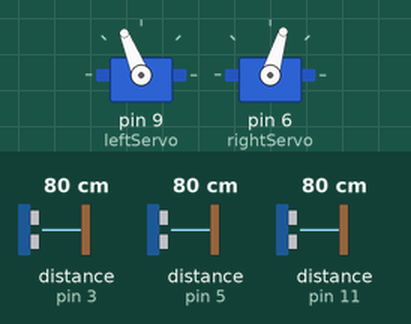
Simulated run of this sketch. Board: Arduino Uno, built with avr-gcc and run on an emulated ATmega328P. On the bench: 2 × servo. Wiring (inferred from the names in the program): 3 × ultrasonic range finder: trigger pin 2, echo pin 3 / trigger pin 4, echo pin 5 / trigger pin 10, echo pin 11. The test bench sets the inputs (shaded band); at power-on: distance to the obstacle (sensors on pin 3, pin 5, pin 11) 80 cm. The echo pulse lasts 58.3 µs per cm.

Above: at 1.4 s.
1.5 s: distance to the obstacle (sensor on pin 3) set to 16 cm
3.0 s: distance to the obstacle (sensor on pin 3) set to 12 cm
At 3.8 s:
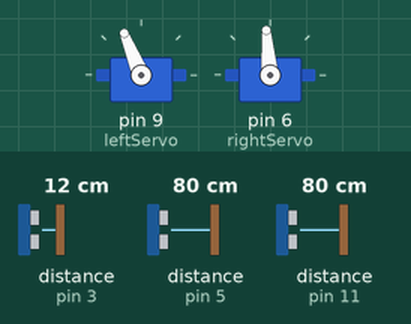
4.5 s: distance to the obstacle (sensor on pin 5) set to 75 cm
At 4.8 s:
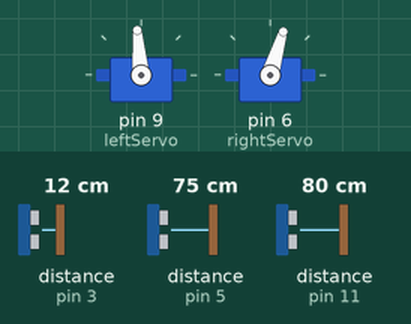
6.0 s: distance to the obstacle (sensor on pin 5) set to 120 cm
At 6.3 s:
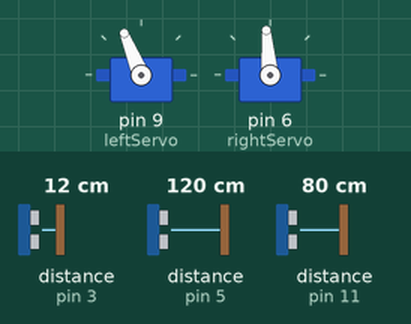
7.5 s: distance to the obstacle (sensor on pin 5) set to 2 cm
At 8.5 s:
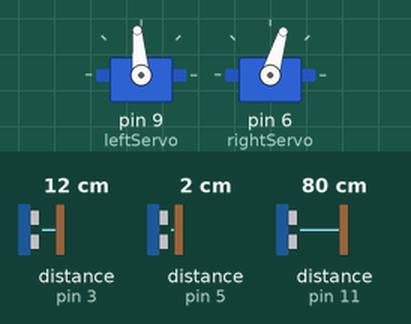
Timing chart, 0 to 10.0 s (numbered marks = the images above; inputs shaded):
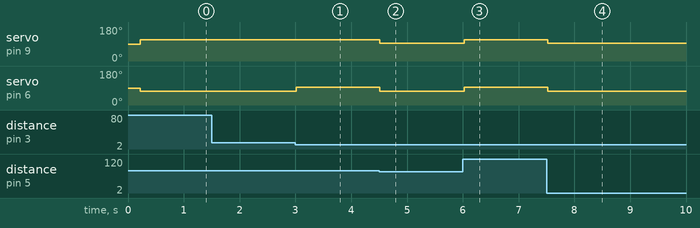

The sketch:

obstacleAvoidance.ino
```cpp
/**
 * Karishma Reddy Khan
 * Script can be loaded on to an Arduino Uno with pins connected as specified to create a bot with IR based obstacle avoidance
 **/

#include <Servo.h>
Servo leftServo; //create a servo object to control the left servo wheel
Servo rightServo; //create a servo object to control the right servo wheel

int leftServoPin=9; //associate the left servo wheel with pin 9
int rightServoPin=6; //associate the right servo wheel with pin 6

int rangeTriggerPinCenter=2; //associate the Trigger of the center distance sensor with pin 2
int rangeEchoPinCenter=3; //associate the Echo of the center distance sensor with pin 2
int rangeTriggerPinRight=4; //associate the Trigger of the right distance sensor with pin 2
int rangeEchoPinRight=5; //associate the Echo of the right distance sensor with pin 2
int rangeTriggerPinLeft=10; //associate the Trigger of the left distance sensor with pin 2
int rangeEchoPinLeft=11; //associate the Echo of the left distance sensor with pin 2

long currentDistanceCenter; //create a variable for the distance sensed by the Center sensor
long currentDistanceRight; //create a variable for the distance sensed by the Right sensor
long currentDistanceLeft; //create a variable for the distance sensed by the Left sensor

void setup(){
  initServos(); //calls the method that initiates the Servos

  //declares the Trigger Pins as outputs
  pinMode(rangeTriggerPinCenter, OUTPUT);
  pinMode(rangeTriggerPinRight, OUTPUT);
  pinMode(rangeTriggerPinLeft, OUTPUT);

  //declares the Echo Pins as inputs
  pinMode(rangeEchoPinCenter, INPUT);
  pinMode(rangeEchoPinRight, INPUT);
  pinMode(rangeEchoPinLeft, INPUT);

  delay(200); //delay by 0.2 seconds
}

void loop(){
  moveBot();
}

//method that determines the current distance to the nearest object
long determineCurrentDistance(int rangeTriggerPin, int rangeEchoPin){
  digitalWrite(rangeTriggerPin, LOW); //first write the Trigger as low to create a clean signal
  delayMicroseconds(2);
  digitalWrite(rangeTriggerPin, HIGH); //release a PING from the Trigger pin
  delayMicroseconds(5);
  digitalWrite(rangeTriggerPin, LOW); //rewrite the Trigger to low after 5 microseconds to end the PING

  long duration=pulseIn(rangeEchoPin, HIGH); //use the Echo pin to read the Echo off of the PING

  return timeToCentimeters(duration);
}

//method that converts the time based Echo read to a distance
long timeToCentimeters(long time){
  //The speed of sound is 29 microseconds/centimeter
  //The Echo reads the time it takes for the ping to reach an object and come back so we consider half the time.
  return time / 29 / 2;
}

//method that initiates the Servos
void initServos(){
  leftServo.attach(9); //initiates association between left Servo motor and pin 9
  rightServo.attach(6); //initiates association between right Servo motor and pin 6
}

//method that moves the bot forward
void moveForward(){
  leftServo.writeMicroseconds(1700); //moves left wheel counter clockwise
  rightServo.writeMicroseconds(1300); //moves left wheel clockwise
}

//method that turns the bot left
void moveLeft(){
  leftServo.writeMicroseconds(1520); //stops left wheel
  rightServo.writeMicroseconds(1300); //moves right wheel clockwise
}

//method that turns the bot right
void moveRight(){
  leftServo.writeMicroseconds(1700); //moves left wheel counter clockwise
  rightServo.writeMicroseconds(1520); //stops right wheel
}

//method that moves the bot
void moveBot(){
  currentDistanceCenter=determineCurrentDistance(rangeTriggerPinCenter,rangeEchoPinCenter); //determine the distance to the nearest object in the center
  currentDistanceRight=determineCurrentDistance(rangeTriggerPinRight,rangeEchoPinRight); //determine the distance to the nearest object to the right
  currentDistanceLeft=determineCurrentDistance(rangeTriggerPinLeft,rangeEchoPinLeft); //determine the distance to the nearest object to the left

  if (currentDistanceCenter<15) { //if the distance to the nearest center object is less than 15cm (which is the bot's diameter)
    if(currentDistanceRight<currentDistanceLeft) { //and if the distance to the right is less than the distance to the left
      moveLeft(); //turn to the left
    } else {
      moveRight(); //otherwise turn to the right
    }
  } else if (currentDistanceRight<15) { //else if the distance to the nearest object to the right is less than 15cm
    moveLeft(); //turn to the left
  } else if (currentDistanceLeft<15) { //else if the distance to the nearest object to the left is less than 15cm
    moveRight(); //turn to the right
  } else {
    moveForward(); //else move forward
  }
}
```

Measured:
- the behaviour switches between 15 and 14 cm on distance to the obstacle (sensor on pin 3) (found by bisection; images 0 and 1)
- the behaviour switches between 80 and 79 cm on distance to the obstacle (sensor on pin 5) (found by bisection; images 1 and 2)
- after the input at 1.5 s, every drawn part: stays the same
- after the input at 3.0 s, servo on pin 6 (rightServo): 73° → 95° at once
- after the input at 4.5 s, servo on pin 9 (leftServo): 112° → 95° at once; servo on pin 6 (rightServo): 95° → 73° at once
- after the input at 6.0 s, servo on pin 9 (leftServo): 95° → 112° at once; servo on pin 6 (rightServo): 73° → 95° at once
- after the input at 7.5 s, servo on pin 9 (leftServo): 112° → 95° at once; servo on pin 6 (rightServo): 95° → 73° at once
